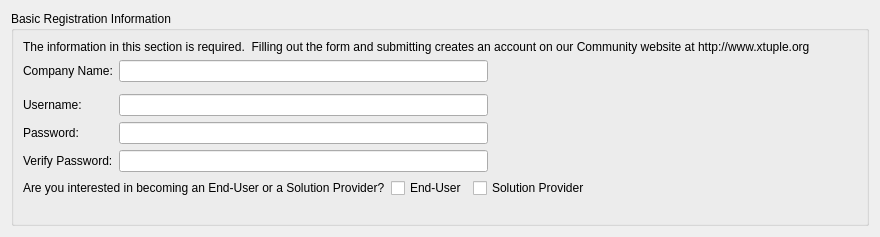
     <widget class="QWidget" name="_basicPage">
      <layout class="QVBoxLayout">
       <item>
        <widget class="QGroupBox" name="_basicgroup">
         <property name="title">
          <string>Basic Registration Information</string>
         </property>
         <layout class="QVBoxLayout">
          <item>
           <widget class="QLabel" name="_basicLit">
            <property name="text">
             <string>The information in this section is required.  Filling out the form and submitting creates an account on our Community website at http://www.xtuple.org</string>
            </property>
            <property name="wordWrap">
             <bool>true</bool>
            </property>
            <property name="margin">
             <number>0</number>
            </property>
           </widget>
          </item>
          <item>
           <layout class="QHBoxLayout">
            <item>
             <widget class="QLabel" name="_companyLit">
              <property name="sizePolicy">
               <sizepolicy hsizetype="Fixed" vsizetype="Fixed">
                <horstretch>0</horstretch>
                <verstretch>0</verstretch>
               </sizepolicy>
              </property>
              <property name="text">
               <string>Company Name:</string>
              </property>
              <property name="margin">
               <number>5</number>
              </property>
              <property name="buddy">
               <cstring>_company</cstring>
              </property>
             </widget>
            </item>
            <item>
             <widget class="QLineEdit" name="_company"/>
            </item>
            <item>
             <spacer>
              <property name="orientation">
               <enum>Qt::Horizontal</enum>
              </property>
              <property name="sizeHint" stdset="0">
               <size>
                <width>40</width>
                <height>20</height>
               </size>
              </property>
             </spacer>
            </item>
           </layout>
          </item>
          <item>
           <widget class="ContactWidget" name="_contact">
            <property name="minimalLayout">
             <bool>true</bool>
            </property>
           </widget>
          </item>
          <item>
           <layout class="QGridLayout">
            <item row="0" column="0">
             <widget class="QLabel" name="_usernameLit">
              <property name="text">
               <string>Username:</string>
              </property>
              <property name="margin">
               <number>5</number>
              </property>
              <property name="buddy">
               <cstring>_username</cstring>
              </property>
             </widget>
            </item>
            <item row="0" column="1">
             <widget class="QLineEdit" name="_username">
              <property name="text">
               <string/>
              </property>
             </widget>
            </item>
            <item row="1" column="0">
             <widget class="QLabel" name="_passwordLit">
              <property name="text">
               <string>Password:</string>
              </property>
              <property name="margin">
               <number>5</number>
              </property>
              <property name="buddy">
               <cstring>_password</cstring>
              </property>
             </widget>
            </item>
            <item row="1" column="1">
             <widget class="QLineEdit" name="_password">
              <property name="text">
               <string/>
              </property>
              <property name="echoMode">
               <enum>QLineEdit::Password</enum>
              </property>
             </widget>
            </item>
            <item row="2" column="0">
             <widget class="QLabel" name="_password2Lit">
              <property name="text">
               <string>Verify Password:</string>
              </property>
              <property name="margin">
               <number>5</number>
              </property>
              <property name="buddy">
               <cstring>_password2</cstring>
              </property>
             </widget>
            </item>
            <item row="2" column="1">
             <widget class="QLineEdit" name="_password2">
              <property name="echoMode">
               <enum>QLineEdit::Password</enum>
              </property>
             </widget>
            </item>
            <item row="1" column="2">
             <spacer>
              <property name="orientation">
               <enum>Qt::Horizontal</enum>
              </property>
              <property name="sizeHint" stdset="0">
               <size>
                <width>40</width>
                <height>20</height>
               </size>
              </property>
             </spacer>
            </item>
           </layout>
          </item>
          <item>
           <layout class="QHBoxLayout">
            <item>
             <widget class="QLabel" name="_enduserLit">
              <property name="text">
               <string>Are you interested in becoming an End-User or a Solution Provider?</string>
              </property>
             </widget>
            </item>
            <item>
             <widget class="QCheckBox" name="_enduser">
              <property name="text">
               <string>End-User</string>
              </property>
             </widget>
            </item>
            <item>
             <widget class="QCheckBox" name="_var">
              <property name="text">
               <string>Solution Provider</string>
              </property>
             </widget>
            </item>
            <item>
             <spacer>
              <property name="orientation">
               <enum>Qt::Horizontal</enum>
              </property>
              <property name="sizeHint" stdset="0">
               <size>
                <width>40</width>
                <height>20</height>
               </size>
              </property>
             </spacer>
            </item>
           </layout>
          </item>
          <item>
           <spacer>
            <property name="orientation">
             <enum>Qt::Vertical</enum>
            </property>
            <property name="sizeHint" stdset="0">
             <size>
              <width>834</width>
              <height>16</height>
             </size>
            </property>
           </spacer>
          </item>
         </layout>
        </widget>
       </item>
      </layout>
     </widget>
